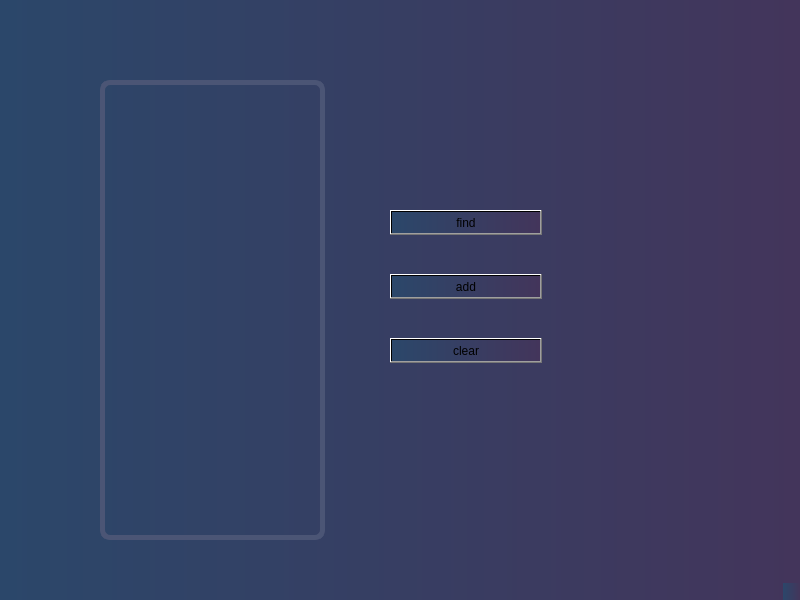
<?xml version="1.0" encoding="UTF-8"?>
<ui version="4.0">
 <class>radarScan</class>
 <widget class="QMainWindow" name="radarScan">
  <property name="geometry">
   <rect>
    <x>0</x>
    <y>0</y>
    <width>800</width>
    <height>600</height>
   </rect>
  </property>
  <property name="windowTitle">
   <string>radarScan</string>
  </property>
  <property name="styleSheet">
   <string notr="true">background-color: qlineargradient(spread:pad, x1:0, y1:0, x2:1, y2:0, stop:0 rgba(43, 71, 106, 255), stop:1 rgba(67, 53, 91, 255));</string>
  </property>
  <widget class="QWidget" name="centralwidget">
   <widget class="QPushButton" name="btnAdd">
    <property name="geometry">
     <rect>
      <x>390</x>
      <y>274</y>
      <width>152</width>
      <height>25</height>
     </rect>
    </property>
    <property name="text">
     <string>add</string>
    </property>
   </widget>
   <widget class="QPushButton" name="btnFindxy">
    <property name="geometry">
     <rect>
      <x>390</x>
      <y>210</y>
      <width>152</width>
      <height>25</height>
     </rect>
    </property>
    <property name="text">
     <string>find</string>
    </property>
   </widget>
   <widget class="QPushButton" name="btnClr">
    <property name="geometry">
     <rect>
      <x>390</x>
      <y>338</y>
      <width>152</width>
      <height>25</height>
     </rect>
    </property>
    <property name="text">
     <string>clear</string>
    </property>
   </widget>
   <widget class="QGraphicsView" name="graphicsView_radarScan">
    <property name="geometry">
     <rect>
      <x>100</x>
      <y>80</y>
      <width>225</width>
      <height>460</height>
     </rect>
    </property>
    <property name="styleSheet">
     <string notr="true">border-radius: 5px;
background-color: rgba(255, 255, 255, 0);
border-radius: 10px;
border: 5px solid rgb(75, 85, 117);
</string>
    </property>
   </widget>
  </widget>
  <widget class="QMenuBar" name="menubar">
   <property name="geometry">
    <rect>
     <x>0</x>
     <y>0</y>
     <width>800</width>
     <height>22</height>
    </rect>
   </property>
  </widget>
  <widget class="QStatusBar" name="statusbar"/>
 </widget>
 <resources/>
 <connections/>
</ui>
